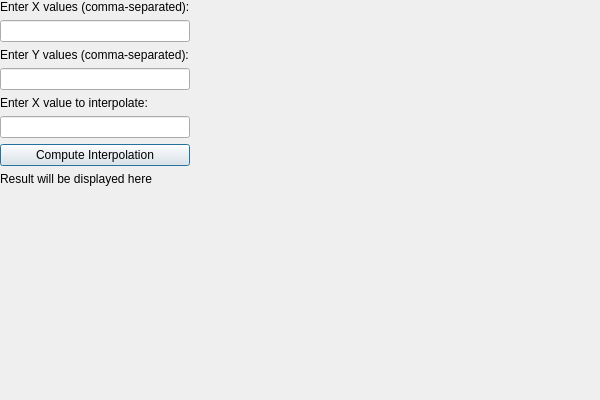
<?xml version="1.0" encoding="UTF-8"?>
<ui version="4.0">
 <class>NewtonInterpolation</class>
 <widget class="QDialog" name="NewtonInterpolation">
  <property name="geometry">
   <rect>
    <x>0</x>
    <y>0</y>
    <width>600</width>
    <height>400</height>
   </rect>
  </property>
  <property name="windowTitle">
   <string>Newton's Forward Interpolation</string>
  </property>
  <widget class="QWidget" name="">
   <layout class="QVBoxLayout" name="verticalLayout">
    <item>
     <widget class="QLabel" name="label_x">
      <property name="text">
       <string>Enter X values (comma-separated):</string>
      </property>
     </widget>
    </item>
    <item>
     <widget class="QLineEdit" name="x_input"/>
    </item>
    <item>
     <widget class="QLabel" name="label_y">
      <property name="text">
       <string>Enter Y values (comma-separated):</string>
      </property>
     </widget>
    </item>
    <item>
     <widget class="QLineEdit" name="y_input"/>
    </item>
    <item>
     <widget class="QLabel" name="label_interp">
      <property name="text">
       <string>Enter X value to interpolate:</string>
      </property>
     </widget>
    </item>
    <item>
     <widget class="QLineEdit" name="interp_input"/>
    </item>
    <item>
     <widget class="QPushButton" name="compute_button">
      <property name="text">
       <string>Compute Interpolation</string>
      </property>
     </widget>
    </item>
    <item>
     <widget class="QLabel" name="result_label">
      <property name="text">
       <string>Result will be displayed here</string>
      </property>
     </widget>
    </item>
   </layout>
  </widget>
 </widget>
 <resources/>
 <connections/>
</ui>
